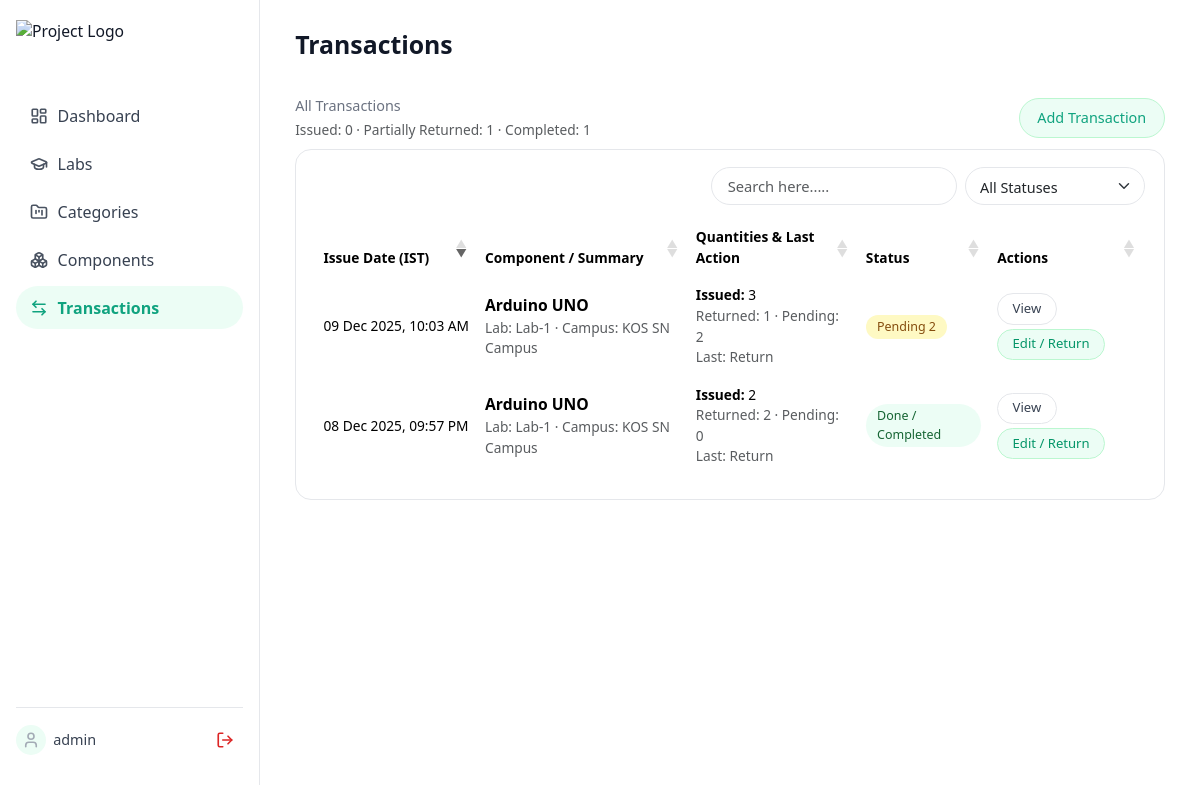
/transactions (signed in), run on the app's committed database.
### models.py (models this page shows)
class Transaction(db.Model):
    __tablename__ = 'transactions'
    id = db.Column(db.Integer, primary_key=True)
    component_id = db.Column(db.Integer, db.ForeignKey('components.id'), nullable=False)
    lab_id = db.Column(db.Integer, db.ForeignKey('labs.id'), nullable=True)
    campus = db.Column(db.String(100))
    person_name = db.Column(db.String(100), nullable=False)
    purpose = db.Column(db.String(500), nullable=False)
    qty_issued = db.Column(db.Integer, default=0)
    qty_returned = db.Column(db.Integer, default=0)
    pending_qty = db.Column(db.Integer, default=0)
    status = db.Column(db.String(50), default='Issued')
    issue_date = db.Column(db.DateTime, default=datetime.now(IST))
    date = db.Column(db.DateTime, default=datetime.now(IST))
    quantity_before = db.Column(db.Integer)
    quantity_after = db.Column(db.Integer)
    transaction_quantity = db.Column(db.Integer)
    last_action = db.Column(db.String(20))
    notes = db.Column(db.Text)
    last_updated = db.Column(db.DateTime, default=datetime.now(IST))

class Component(db.Model):
    __tablename__ = 'components'
    id = db.Column(db.Integer, primary_key=True)
    name = db.Column(db.String(200), nullable=False)
    category_id = db.Column(db.Integer, db.ForeignKey('categories.id'), nullable=False)
    lab_id = db.Column(db.Integer, db.ForeignKey('labs.id'), nullable=False)
    quantity = db.Column(db.Integer, default=0)
    min_stock_level = db.Column(db.Integer, default=0)
    unit = db.Column(db.String(50))
    description = db.Column(db.String(500))
    component_type = db.Column(db.String(100))
    date_added = db.Column(db.DateTime, default=datetime.now(IST))
    last_updated = db.Column(db.DateTime, default=datetime.now(IST))
    transactions = db.relationship('Transaction', backref='component', lazy='joined')

class Lab(db.Model):
    __tablename__ = 'labs'
    id = db.Column(db.Integer, primary_key=True)
    name = db.Column(db.String(100), nullable=False)
    location = db.Column(db.String(200))
    description = db.Column(db.String(500))
    created_at = db.Column(db.DateTime, default=datetime.now(IST))
    categories = db.relationship('Category', backref='lab', lazy='joined')
    components = db.relationship('Component', backref='lab', lazy='joined')
    transactions = db.relationship('Transaction', backref='lab', lazy='joined')

### app.py (the view)
@app.route("/transactions")
@login_required
def transactions():
    transactions_list = Transaction.query.order_by(
        Transaction.issue_date.desc()
    ).all()
    status_agg = db.session.query(
        Transaction.status, db.func.count(Transaction.id)
    ).group_by(Transaction.status).all()
    status_counts = {item[0] or "Unknown": item[1] for item in status_agg}
    return render_template(
        "transactions.html",
        transactions=transactions_list,
        status_counts=status_counts,
    )

### app.py (called while the page is built)
def login_required(f):
    @wraps(f)
    def decorated_function(*args, **kwargs):
        if not session.get("logged_in"):
            return redirect(url_for("login"))
        return f(*args, **kwargs)
    return decorated_function

### templates/transactions.html (shortened to what this page needs)
{% extends "base.html" %}
{% block page_title %}Transactions{% endblock %}
{% block content %}
<div class="d-flex justify-content-between align-items-center mb-2 flex-wrap gap-2">
    <div>
        <div class="stat-label mb-1">All Transactions</div>
        <div class="small text-muted">
            Issued: {{ status_counts.get('Issued', 0) }} ·
            Partially Returned: {{ status_counts.get('Partially Returned', 0) }} ·
            Completed: {{ status_counts.get('Completed', 0) }}
        </div>
    </div>
    <div class="d-flex align-items-center gap-2 ms-auto">
        <a href="{{ url_for('add_transaction') }}" class="btn btn-soft-primary">
            Add Transaction
        </a>
    </div>
</div>
<div id="statusFilterTemplate" class="d-none">
    <select id="statusFilter" class="form-select form-select-sm">
        <option value="">All Statuses</option>
    </select>
</div>
<div class="card-soft">
    <div class="table-responsive">
        <table class="table table-hover align-middle" id="transactionsTable">
            <thead>
            <tr class="small text-muted">
                <th class="text-nowrap d-none d-md-table-cell">Issue Date (IST)</th>
                <th>Component / Summary</th>
                <th class="d-none d-lg-table-cell">Quantities & Last Action</th>
                <th>Status</th>
                <th>Actions</th>
            </tr>
            </thead>
            <tbody>
            {% for t in transactions %}
                {% set issued = t.qty_issued or 0 %}
                {% set returned = t.qty_returned or 0 %}
                {% set pending = t.pending_qty or (issued - returned) %}
                <tr>
                    <td class="text-nowrap small d-none d-md-table-cell">
                        {% if t.issue_date %}
                            {{ t.issue_date.strftime('%d %b %Y, %I:%M %p') }}
                        {% elif t.date %}
                            {{ t.date.strftime('%d %b %Y, %I:%M %p') }}
                        {% else %}
                            -
                        {% endif %}
                    </td>
                    <td>
                        <div class="fw-semibold">
                            {{ t.component.name if t.component else 'Unknown component' }}
                        </div>
                        <div class="small text-muted d-none d-md-block">
                            Lab: {{ t.lab.name if t.lab else '-' }} · Campus: {{ t.campus or '-' }}
                        </div>
                    </td>
                    <td class="small d-none d-lg-table-cell">
                        <div><strong>Issued:</strong> {{ issued }}</div>
                        <div class="text-muted">
                            Returned: {{ returned }} · Pending: {{ pending }}
                        </div>
                        <div class="text-muted">
                            Last:
                            {% if t.last_action %}
                                {{ t.last_action|capitalize }}
                            {% else %}
                                Issue
                            {% endif %}
                        </div>
                    </td>
                    <td>
                        {% set st = t.status or 'Issued' %}
                        {% if st == 'Completed' %}
                            <span class="badge-status badge-status-instock">
                                Done / Completed
                            </span>
                        {% elif st == 'Partially Returned' %}
                            <span class="badge-status badge-status-low">
                                Pending {{ pending }}
                            </span>
                        {% else %}
                            <span class="badge-status badge-status-out">
                                Issued
                            </span>
                        {% endif %}
                    </td>
                    <td>
                        <div class="d-flex flex-wrap gap-1">
                            <a href="{{ url_for('view_transaction', transaction_id=t.id) }}"
                               class="action-btn action-btn-secondary">
                                View
                            </a>
                            <a href="{{ url_for('edit_transaction', transaction_id=t.id) }}"
                               class="action-btn action-btn-primary d-none d-sm-inline-flex">
                                Edit / Return
                            </a>
                        </div>
                    </td>
                </tr>
            {% else %}
                <tr class="text-center small text-muted">
                    <td>No transactions yet.</td>
                    <td></td><td></td><td></td><td></td>
                </tr>
            {% endfor %}
            </tbody>
        </table>
    </div>
</div>
{% endblock %}

### templates/base.html (shortened to what this page needs)
<!doctype html>
<html lang="en">
<head>
    <link
      href="https://cdn.jsdelivr.net/npm/bootstrap@5.3.3/dist/css/bootstrap.min.css"
      rel="stylesheet"
    />
    <link
      rel="stylesheet"
      href="https://cdn.datatables.net/1.13.6/css/dataTables.bootstrap5.min.css"
    />
</head>
<body>
<div class="app-wrapper">
    <aside class="sidebar">
        <div class="sidebar-logo">
            <img
                src="https://i.ibb.co/CKHMgsmw/logo-1-removebg-preview.png"
                alt="Project Logo"
                class="sidebar-logo-img"
            >
        </div>
        <ul class="nav-links">
            <li>
                <a href="{{ url_for('index') }}"
                   class="nav-link-item {% if request.path == '/' %}active{% endif %}">
                    <i data-lucide="layout-dashboard" class="nav-icon"></i>
                    <span>Dashboard</span>
                </a>
            </li>
            <li>
                <a href="{{ url_for('labs') }}"
                   class="nav-link-item {% if request.path.startswith('/labs') %}active{% endif %}">
                    <i data-lucide="graduation-cap" class="nav-icon"></i>
                    <span>Labs</span>
                </a>
            </li>
            <li>
                <a href="{{ url_for('categories') }}"
                   class="nav-link-item {% if request.path.startswith('/categories') %}active{% endif %}">
                    <i data-lucide="folder-kanban" class="nav-icon"></i>
                    <span>Categories</span>
                </a>
            </li>
            <li>
                <a href="{{ url_for('components') }}"
                   class="nav-link-item {% if request.path.startswith('/components') %}active{% endif %}">
                    <i data-lucide="boxes" class="nav-icon"></i>
                    <span>Components</span>
                </a>
            </li>
            <li>
                <a href="{{ url_for('transactions') }}"
                   class="nav-link-item {% if request.path.startswith('/transactions') %}active{% endif %}">
                    <i data-lucide="arrow-left-right" class="nav-icon"></i>
                    <span>Transactions</span>
                </a>
            </li>
        </ul>
        <div class="sidebar-footer">
            <div class="sidebar-footer-inner">
                <div class="sidebar-profile">
                    <div class="sidebar-profile-badge">
                        <i data-lucide="user" class="nav-icon" style="margin-right:0;"></i>
                    </div>
                    <span class="sidebar-profile-name">
                        {{ session.get('username', 'Admin') }}
                    </span>
                </div>
                <a href="{{ url_for('logout') }}" class="logout-icon-btn" title="Logout">
                    <i data-lucide="log-out" class="nav-icon"></i>
                </a>
            </div>
        </div>
    </aside>
    <main class="main-content">
        <div class="top-bar">
            <div class="d-flex align-items-center gap-2">
                <div>
                    <div class="page-title">
                        {% block page_title %}Dashboard{% endblock %}
                    </div>
                </div>
            </div>
        </div>
        {% block content %}{% endblock %}
    </main>
</div>
</body>
</html>

### templates/base.html (style rules this page uses)
:root { --sidebar-bg: #ffffff; --sidebar-border: #e5e7eb; --sidebar-text: #111827; --sidebar-accent: #10a37f; --page-bg: #ffffff; --card-bg: transparent; --card-border: #e5e7eb; --sidebar-width: 260px; }
body { background-color: var(--page-bg); font-family: system-ui, -apple-system, BlinkMacSystemFont, "Segoe UI", sans-serif; color: #111827; font-size: 0.98rem; margin: 0; padding: 0; }
.app-wrapper { display: flex; min-height: 100vh; width: 100%; }
.sidebar { width: var(--sidebar-width); background-color: var(--sidebar-bg); border-right: 1px solid var(--sidebar-border); display: flex; flex-direction: column; padding: 1.25rem 1rem; position: fixed; top: 0; left: 0; height: 100vh; overflow-y: auto; transition: transform 0.2s ease; z-index: 1040; }
.sidebar-logo { display: flex; align-items: center; justify-content: flex-start; margin-bottom: 1.5rem; }
.sidebar-logo-img { height: 42px; width: auto; display: block; object-fit: contain; }
.nav-links { list-style: none; padding-left: 0; margin-top: 0.5rem; flex: 1; }
.nav-links li { margin-bottom: 0.3rem; }
.nav-link-item { display: flex; align-items: center; gap: 0.5rem; padding: 0.6rem 0.85rem; border-radius: 999px; text-decoration: none; color: #374151; font-size: 1rem; transition: background-color 0.15s ease, color 0.15s ease, transform 0.1s; }
.nav-link-item.active { background-color: #ecfdf5; color: var(--sidebar-accent); font-weight: 600; }
.nav-icon { width: 18px; height: 18px; stroke-width: 2.2; margin-right: 2px; opacity: 0.9; transition: opacity 0.15s ease, transform 0.1s ease; }
.nav-link-item.active .nav-icon { stroke: var(--sidebar-accent); opacity: 1; }
.sidebar-footer { margin-top: auto; font-size: 0.78rem; color: #9ca3af; padding-top: 0.85rem; border-top: 1px solid #e5e7eb; margin-bottom: 1.4rem; }
.sidebar-footer-inner { display: flex; align-items: center; justify-content: space-between; gap: 0.4rem; }
.sidebar-profile { display: flex; align-items: center; gap: 0.45rem; overflow: hidden; }
.sidebar-profile-badge { width: 30px; height: 30px; border-radius: 999px; background: #ecfdf5; display: flex; align-items: center; justify-content: center; flex-shrink: 0; }
.sidebar-profile-name { font-size: 0.9rem; color: #374151; font-weight: 500; white-space: nowrap; overflow: hidden; text-overflow: ellipsis; }
.logout-icon-btn { display: flex; align-items: center; justify-content: center; width: 36px; height: 36px; border-radius: 999px; color: #dc2626; background-color: transparent; transition: background-color 0.2s, color 0.2s; text-decoration: none; flex-shrink: 0; }
.logout-icon-btn .nav-icon { margin-right: 0; opacity: 1; }
.main-content { flex: 1; padding: 1.6rem 2.2rem 2rem; margin-left: var(--sidebar-width); width: calc(100% - var(--sidebar-width)); min-height: 100vh; }
.top-bar { display: flex; justify-content: space-between; align-items: center; margin-bottom: 1.4rem; position: sticky; top: 0; z-index: 20; background-color: #ffffff; padding-bottom: 0.6rem; }
.page-title { font-size: 1.55rem; font-weight: 600; }
.card-soft { background-color: var(--card-bg); border-radius: 16px; border: 1px solid var(--card-border); padding: 1.05rem 1.2rem; margin-bottom: 1.2rem; }
.stat-label { font-size: 0.9rem; color: #6b7280; }
.table { border-collapse: separate; border-spacing: 0 0.25rem; }
.table > :not(caption) > * > * { border-bottom-color: transparent; }
.table thead tr { border-bottom: none; }
.btn-soft-primary { background-color: #ecfdf5; color: var(--sidebar-accent); border-radius: 999px; border: 1px solid #bbf7d0; font-size: 0.9rem; padding: 0.5rem 1.1rem; font-weight: 500; }
.btn { border-radius: 999px; }
.form-control, .form-select { border-radius: 999px; border-color: #e5e7eb; font-size: 0.9rem; padding: 0.55rem 0.9rem; }
.badge-status { border-radius: 999px; font-size: 0.78rem; padding: 0.18rem 0.7rem; display: inline-block; }
.badge-status-instock { background-color: #ecfdf5; color: #166534; }
.badge-status-low { background-color: #fef9c3; color: #854d0e; }
.action-btn { border-radius: 999px; border: 1px solid #e5e7eb; font-size: 0.82rem; padding: 0.3rem 0.9rem; text-decoration: none; display: inline-flex; align-items: center; gap: 0.25rem; background-color: #ffffff; }
.action-btn-primary { border-color: #bbf7d0; background-color: #ecfdf5; color: #059669; }
.action-btn-secondary { border-color: #e5e7eb; color: #374151; }

### templates/transactions.html (style rules this page uses)
#statusFilter { min-width: 180px; margin-left: 0.5rem; height: 38px; border-radius: 999px; }

### data on the page
Transaction: issue_date "09 Dec 2025, 10:03 AM", component "Arduino UNO", lab "Lab-1", campus "KOS SN Campus", qty_issued "3", returned "1", pending "2", last_action "Return"
Transaction: issue_date "08 Dec 2025, 09:57 PM", component "Arduino UNO", lab "Lab-1", campus "KOS SN Campus", issued "2", returned "2", pending_qty "0", last_action "Return", status "Done / Completed"

### other printed values
{{ session.get('username', 'Admin') }} "admin"
{{ status_counts.get('Issued', 0) }} "0"
{{ status_counts.get('Partially Returned', 0) }} "1"
{{ status_counts.get('Completed', 0) }} "1"
